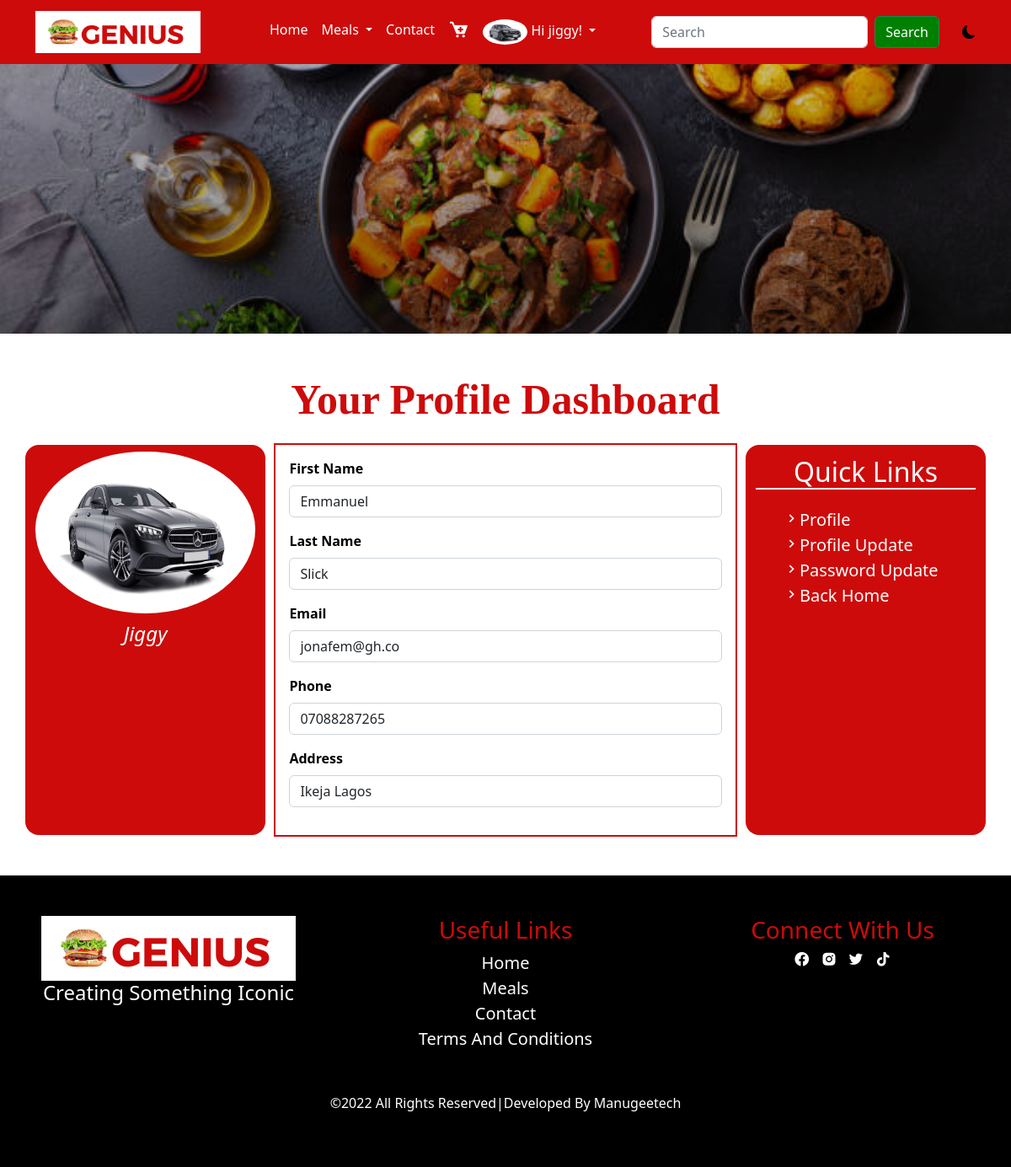
Screenshot of /profile (signed in) with the database file from the repository.
### main/models.py (models this page shows, shortened)
class AppInfo(models.Model):
    title = models.CharField(max_length=50)
    logo = models.ImageField(upload_to='logo')
    carousel1 = models.ImageField(upload_to='carousel')
    carousel2 = models.ImageField(upload_to='carousel')
    carousel3 = models.ImageField(upload_to='carousel')
    banner = models.ImageField(upload_to='banner')
    copyright = models.IntegerField()

class Customer(models.Model):
    user = models.OneToOneField(User, on_delete=models.CASCADE)
    first_name = models.CharField(max_length=50)
    last_name = models.CharField(max_length=50)
    email = models.EmailField(max_length=100)
    address = models.CharField(max_length=200)
    phone = models.CharField(max_length=50)
    pix = models.ImageField(upload_to='customer', default='customer/avatar.png', blank=True, null=True)

### main/views.py (the view)
# urls.py: path('profile', views.profile, name='profile'),
@login_required(login_url='signin')
def profile(request):
    userprof = Customer.objects.get(user__username = request.user.username)
    context = {
        'userprof':userprof
    }
    return render(request, 'profile.html', context)

### main/context_processor.py (called while the page is built)
def appdetail(request):
    info = AppInfo.objects.get(pk=1)
    meal = Category.objects.all()
    context = {
        'info':info,
        'meal':meal
    }
    return context

### main/templates/profile.html
{% extends 'base.html' %}
{% block header %} {% include 'header.html' %} {% endblock header %}
{% block banner %} {% include 'banner.html' %} {% endblock banner %}
{% block content %}
<div class="container mt-5 mb-5">
  <h1 class="title text-center mb-4">your profile dashboard</h1>
  <div class="row">
    <div class="col-12 col-md-3 pavat">
      <img src="{{userprof.pix.url}}" alt="">
      <h4>{{userprof.user}}</h4>
    </div>
    <div class="col-12 col-md-6 pform">
      <form>
        <div class="mb-3">
          <label for="exampleInputEmail1" class="form-label">first name</label>
          <input type="text" value="{{userprof.first_name}}" class="form-control" id="exampleInputEmail1" aria-describedby="emailHelp">
        </div>
        <div class="mb-3">
          <label for="exampleInputEmail1" class="form-label">last name</label>
          <input type="text" value="{{userprof.last_name}}" class="form-control" id="exampleInputEmail1" aria-describedby="emailHelp">
        </div>
        <div class="mb-3">
          <label for="exampleInputEmail1" class="form-label">email</label>
          <input type="email" value="{{userprof.email}}" class="form-control" id="exampleInputEmail1" aria-describedby="emailHelp">
        </div>
        <div class="mb-3">
          <label for="exampleInputEmail1" class="form-label">phone</label>
          <input type="text" value="{{userprof.phone}}" class="form-control" id="exampleInputEmail1" aria-describedby="emailHelp">
        </div>
        <div class="mb-3">
          <label for="exampleInputEmail1" class="form-label">address</label>
          <input type="text" value="{{userprof.address}}" class="form-control" id="exampleInputEmail1" aria-describedby="emailHelp">
        </div>
      </form>
    </div>
    <div class="col-12 col-md-3 qlink">
      <h2>quick links</h2>
      <ul>
        <li><a href="{% url 'profile' %}"><i class='bx bx-chevron-right'></i>profile</a></li>
        <li><a href="{% url 'profile_update' %}"><i class='bx bx-chevron-right'></i>profile update</a></li>
        <li><a href="{% url 'password_update' %}"><i class='bx bx-chevron-right'></i>password update</a></li>
        <li><a href=""><i class='bx bx-chevron-right'></i>back home</a></li>
      </ul>
    </div>
  </div>
 </div>
{% endblock content %}
{% block footer %} {% include 'footer.html' %} {% endblock footer %}

### main/templates/header.html (shortened to what this page needs)
{% load static %}
<nav class="navbar navbar-expand-lg sticky-top">
    <div class="container">
      <a class="navbar-brand" href="#"><img src="{{info.logo.url}}" alt="" style="height: 50px;"></a>
      <div class="collapse navbar-collapse" id="navbarSupportedContent">
        <ul class="navbar-nav mx-auto mb-2 mb-lg-0">
          {% if user.is_authenticated %}
          <li class="nav-item">
            <a class="nav-link" aria-current="page" href="{% url 'home' %}">Home</a>
          </li>
          <li class="nav-item dropdown">
            <a class="nav-link dropdown-toggle" href="#" role="button" data-bs-toggle="dropdown" aria-expanded="false">
              Meals
            </a>
          </li>
          <li class="nav-item">
            <a class="nav-link" href="#contact">Contact</a>
          </li>
          <li class="nav-item">
            <a class="nav-link" href="{% url 'cart' %}"><i class='bx bxs-cart-add'></i></a>
          </li>
          <li class="nav-item dropdown">
            <a class="nav-link dropdown-toggle" href="#" role="button" data-bs-toggle="dropdown" aria-expanded="false">
             {% if user.customer %}
             <img src="{{user.customer.pix.url}}" alt="">
             {% endif %}
             {% if request.user %}
              <span>Hi {{user.username}}!</span>
             {% endif %}
            </a>
          </li>
          {% endif %}
        </ul>
        <form action="{% url 'search' %}" method="POST" class="d-flex search" role="search">
          <input class="form-control me-2" name="search" type="search" placeholder="Search" aria-label="Search">
          <button class="btn btn-outline-success" type="submit">Search</button>
        </form>
        <div class="jonah">
          <i class="bi bi-moon-fill"></i>
        </div>
      </div>
    </div>
</nav>

### main/templates/footer.html
<div class="container-fluid footer pt-5 pb-5">
    <div class="row footer1">
      <div class="col-12 col-md-4">
        <img src="{{info.logo.url}}" alt="">
        <h4>creating something iconic</h4>
      </div>
      <div class="col-12 col-md-4">
        <h3>useful links</h3>
        <ul class="list-unstyled">
          <li><a href="">home</a></li>
          <li><a href="">meals</a></li>
          <li><a href="">contact</a></li>
          <li><a href="">terms and conditions</a></li>
        </ul>
      </div>
      <div class="col-12 col-md-4">
        <h3>connect with us</h3>
        <ul class="list-unstyled">
          <li class="list-inline-item"><i class='bx bxl-facebook-circle'></i></li>
          <li class="list-inline-item"><i class='bx bxl-instagram-alt'></i></li>
          <li class="list-inline-item"><i class='bx bxl-twitter'></i></li>
          <li class="list-inline-item"><i class='bx bxl-tiktok'></i></li>
        </ul>
      </div>
    </div>
    <hr>
    <div class="row footer2">
      <p class="text-center">&copy;2022 all rights reserved|developed by manugeetech</p>
    </div>
  </div>

### main/static/css/style.css (style rules this page uses)
* { padding: 0%; margin: 0%; box-sizing: border-box; }
:root { --bg: white; --icon: black; --text: black; --card: black; }
body { background: var(--bg) !important; color: var(--text) !important; }
.jonah { margin-left: 3%; cursor: pointer; }
.navbar { background-color: #cd0b0b; }
.navbar ul a { color: white; }
.search button { background-color: green; color: white; }
.nav-item i { font-size: 25px; }
.nav-item img { height: 30px; border-radius: 100%; }
.title { text-transform: capitalize; font-family: Cambria, Cochin, Georgia, Times, 'Times New Roman', serif; font-weight: 700; color: #cd0b0b; font-size: 50px; }
.footer { background: black; }
.footer1 { text-align: center; }
.footer1 h4 { color: white; text-transform: capitalize; }
.footer1 h3 { text-transform: capitalize; color: #cd0b0b; }
.footer1 ul a { text-decoration: none; text-transform: capitalize; color: white; font-size: 20px; }
.footer1 ul i { color: white; font-size: 20px; transition: 1s; cursor: pointer; }
.footer2 { color: white; text-transform: capitalize; }
.pavat { text-align: center; background-color: #cd0b0b; border-radius: 1rem; }
.pavat img { height: 200px; width: 100%; border-radius: 100%; padding-top: 3%; }
.pavat h4 { margin-top: 4%; text-transform: capitalize; color: white; font-style: italic; }
.pform form { outline: 2px solid #cd0b0b; padding: 3%; }
.pform form label { text-transform: capitalize; font-weight: 600; }
.qlink { background: #cd0b0b; border-radius: 1rem; }
.qlink h2 { text-transform: capitalize; color: white; text-align: center; border-bottom: 2px solid white; padding-top: 5%; }
.qlink ul { list-style: none; padding-top: 5%; }
.qlink ul a { text-decoration: none; color: white; font-size: 20px; text-transform: capitalize; }

### rows the page displays
AppInfo: logo (picture)
Customer: pix (picture), user "Jiggy", first_name "Emmanuel", last_name "Slick", email "jonafem@gh.co", phone "07088287265", address "Ikeja Lagos"

### other values shown
{{ user.username }} "jiggy"
